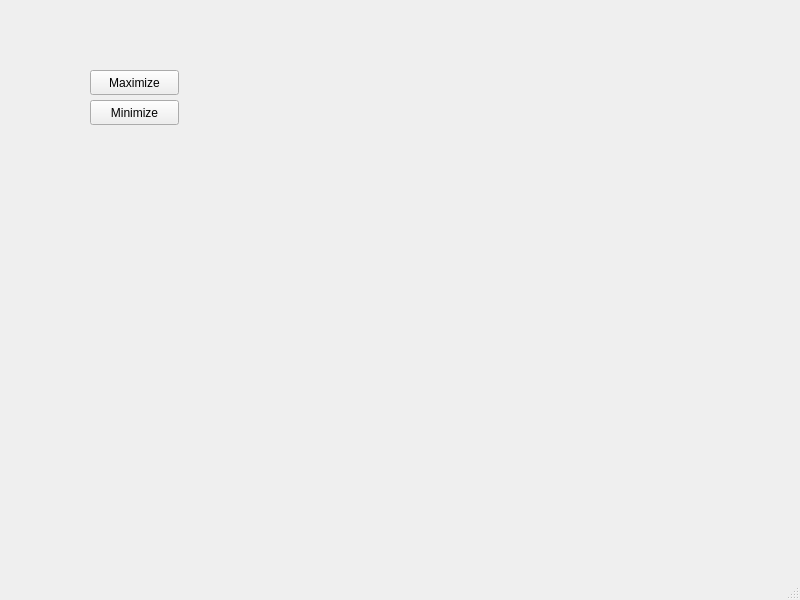
<?xml version="1.0" encoding="UTF-8"?>
<ui version="4.0">
 <class>MainWindow</class>
 <widget class="QMainWindow" name="MainWindow">
  <property name="geometry">
   <rect>
    <x>0</x>
    <y>0</y>
    <width>800</width>
    <height>600</height>
   </rect>
  </property>
  <property name="windowTitle">
   <string>MainWindow</string>
  </property>
  <widget class="QWidget" name="centralwidget">
   <widget class="QPushButton" name="pushButton">
    <property name="geometry">
     <rect>
      <x>90</x>
      <y>70</y>
      <width>89</width>
      <height>25</height>
     </rect>
    </property>
    <property name="text">
     <string>Maximize</string>
    </property>
   </widget>
   <widget class="QPushButton" name="pushButton_2">
    <property name="geometry">
     <rect>
      <x>90</x>
      <y>100</y>
      <width>89</width>
      <height>25</height>
     </rect>
    </property>
    <property name="text">
     <string>Minimize</string>
    </property>
   </widget>
  </widget>
  <widget class="QMenuBar" name="menubar">
   <property name="geometry">
    <rect>
     <x>0</x>
     <y>0</y>
     <width>800</width>
     <height>22</height>
    </rect>
   </property>
  </widget>
  <widget class="QStatusBar" name="statusbar"/>
 </widget>
 <resources/>
 <connections>
  <connection>
   <sender>pushButton</sender>
   <signal>clicked()</signal>
   <receiver>MainWindow</receiver>
   <slot>showFullScreen()</slot>
   <hints>
    <hint type="sourcelabel">
     <x>134</x>
     <y>104</y>
    </hint>
    <hint type="destinationlabel">
     <x>399</x>
     <y>299</y>
    </hint>
   </hints>
  </connection>
  <connection>
   <sender>pushButton_2</sender>
   <signal>clicked()</signal>
   <receiver>MainWindow</receiver>
   <slot>showMinimized()</slot>
   <hints>
    <hint type="sourcelabel">
     <x>134</x>
     <y>134</y>
    </hint>
    <hint type="destinationlabel">
     <x>399</x>
     <y>299</y>
    </hint>
   </hints>
  </connection>
 </connections>
</ui>
